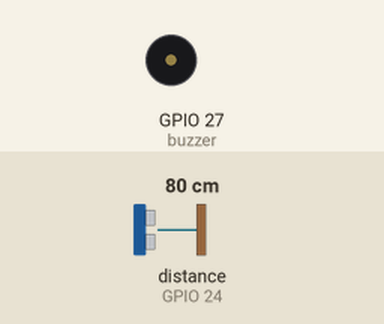
The program below on a simulated Raspberry Pi (BCM pin numbers). Parts: buzzer (waves = sounding, pin HIGH). The test bench sets the inputs (shaded band); at power-on: distance to the obstacle (sensor on GPIO 24) 80 cm. The echo pulse lasts 58.3 µs per cm; the desktop window is not drawn, its controls go by their first labels and the mouse button is held 0.15 s.

Above: at 1.6 s.
1.7 s: distance to the obstacle (sensor on GPIO 24) set to 53 cm
3.2 s: distance to the obstacle (sensor on GPIO 24) set to 47 cm
At 3.52 s:
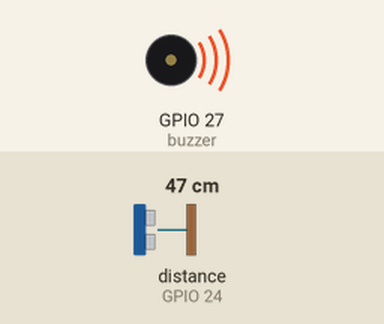
6.2 s: distance to the obstacle (sensor on GPIO 24) set to 60 cm
At 6.7 s:
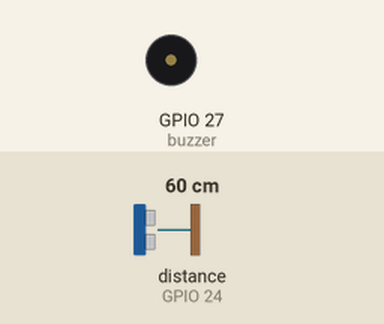
Timing chart, 0 to 9.2 s (numbered marks = the images above; inputs shaded):
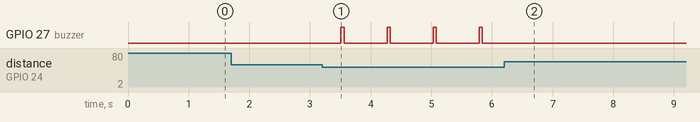

The program:

day3_level3_parking_sensor.py
```python
"""
Raspberry Pi Camp - Day 3 - Level 3 (hardest independent challenge)
A real parking-sensor style alert: the buzzer beeps faster the closer your
hand gets, and goes silent beyond 50cm.

Wiring: same as Level 2.
"""

import tkinter as tk
from gpiozero import DistanceSensor, Buzzer

sensor = DistanceSensor(echo=24, trigger=23)
buzzer = Buzzer(27)
system_on = True

window = tk.Tk()
label = tk.Label(window, text="-- cm", font=("Arial", 32))
label.pack()


def distance_to_delay(cm):
    if cm > 50:
        return None
    return int(100 + (cm / 50) * 700)


def beep_cycle():
    if not system_on:
        window.after(200, beep_cycle)
        return
    cm = sensor.distance * 100
    label.config(text=f"{cm:.1f} cm")
    delay = distance_to_delay(cm)
    if delay is None:
        buzzer.off()
        window.after(200, beep_cycle)
    else:
        buzzer.on()
        window.after(50, buzzer.off)
        window.after(delay, beep_cycle)


def toggle_system():
    global system_on
    system_on = not system_on
    if not system_on:
        buzzer.off()
        label.config(text="OFF")


tk.Button(window, text="On/Off", command=toggle_system).pack()

beep_cycle()
window.mainloop()
```

Measured:
- the behaviour switches between 51 and 50 cm on distance to the obstacle (sensor on GPIO 24) (found by bisection; images 0 and 1)
- after the input at 1.7 s, every drawn part: stays the same
- after the input at 3.2 s, GPIO 27 (buzzer): alternates HIGH for 0.05 s and LOW for 0.71 s, starting after 0.31 s
- after the input at 6.2 s, GPIO 27 (buzzer): stops changing and stays LOW
